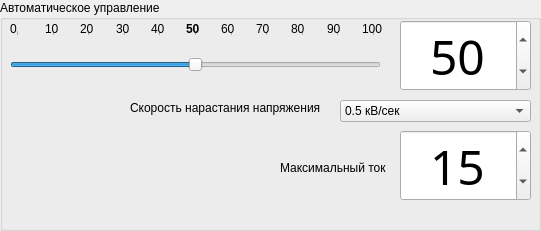
     <widget class="QGroupBox" name="AutoControl">
      <property name="geometry">
       <rect>
        <x>580</x>
        <y>12</y>
        <width>541</width>
        <height>231</height>
       </rect>
      </property>
      <property name="title">
       <string>Автоматическое управление</string>
      </property>
      <widget class="QSlider" name="AutoVoltageSlider">
       <property name="geometry">
        <rect>
         <x>10</x>
         <y>30</y>
         <width>371</width>
         <height>61</height>
        </rect>
       </property>
       <property name="maximum">
        <number>100</number>
       </property>
       <property name="value">
        <number>50</number>
       </property>
       <property name="orientation">
        <enum>Qt::Horizontal</enum>
       </property>
       <property name="invertedAppearance">
        <bool>false</bool>
       </property>
       <property name="invertedControls">
        <bool>false</bool>
       </property>
       <property name="tickPosition">
        <enum>QSlider::TicksAbove</enum>
       </property>
       <property name="tickInterval">
        <number>10</number>
       </property>
      </widget>
      <widget class="QSpinBox" name="AutoVoltageValue">
       <property name="geometry">
        <rect>
         <x>400</x>
         <y>20</y>
         <width>131</width>
         <height>71</height>
        </rect>
       </property>
       <property name="font">
        <font>
         <family>Seven Segment</family>
         <pointsize>36</pointsize>
        </font>
       </property>
       <property name="alignment">
        <set>Qt::AlignCenter</set>
       </property>
       <property name="readOnly">
        <bool>false</bool>
       </property>
       <property name="minimum">
        <number>0</number>
       </property>
       <property name="maximum">
        <number>100</number>
       </property>
       <property name="singleStep">
        <number>1</number>
       </property>
       <property name="stepType">
        <enum>QAbstractSpinBox::AdaptiveDecimalStepType</enum>
       </property>
       <property name="value">
        <number>50</number>
       </property>
       <property name="displayIntegerBase">
        <number>10</number>
       </property>
      </widget>
      <widget class="QLabel" name="label_25">
       <property name="geometry">
        <rect>
         <x>130</x>
         <y>100</y>
         <width>201</width>
         <height>16</height>
        </rect>
       </property>
       <property name="text">
        <string>Скорость нарастания напряжения</string>
       </property>
      </widget>
      <widget class="QComboBox" name="AutoSpeedBox">
       <property name="geometry">
        <rect>
         <x>340</x>
         <y>100</y>
         <width>191</width>
         <height>22</height>
        </rect>
       </property>
       <item>
        <property name="text">
         <string>0.5 кВ/сек</string>
        </property>
       </item>
       <item>
        <property name="text">
         <string>1 кВ/сек</string>
        </property>
       </item>
       <item>
        <property name="text">
         <string>2кВ/сек</string>
        </property>
       </item>
      </widget>
      <widget class="QWidget" name="layoutWidget">
       <property name="geometry">
        <rect>
         <x>10</x>
         <y>20</y>
         <width>381</width>
         <height>18</height>
        </rect>
       </property>
       <layout class="QHBoxLayout" name="horizontalLayout">
        <item>
         <widget class="QLabel" name="label_14">
          <property name="text">
           <string>0</string>
          </property>
         </widget>
        </item>
        <item>
         <widget class="QLabel" name="label_15">
          <property name="text">
           <string>10</string>
          </property>
         </widget>
        </item>
        <item>
         <widget class="QLabel" name="label_16">
          <property name="text">
           <string>20</string>
          </property>
         </widget>
        </item>
        <item>
         <widget class="QLabel" name="label_17">
          <property name="text">
           <string>30</string>
          </property>
         </widget>
        </item>
        <item>
         <widget class="QLabel" name="label_18">
          <property name="text">
           <string>40</string>
          </property>
         </widget>
        </item>
        <item>
         <widget class="QLabel" name="label_19">
          <property name="font">
           <font>
            <bold>true</bold>
           </font>
          </property>
          <property name="text">
           <string>50</string>
          </property>
         </widget>
        </item>
        <item>
         <widget class="QLabel" name="label_20">
          <property name="text">
           <string>60</string>
          </property>
         </widget>
        </item>
        <item>
         <widget class="QLabel" name="label_21">
          <property name="text">
           <string>70</string>
          </property>
         </widget>
        </item>
        <item>
         <widget class="QLabel" name="label_22">
          <property name="text">
           <string>80</string>
          </property>
         </widget>
        </item>
        <item>
         <widget class="QLabel" name="label_23">
          <property name="text">
           <string>90</string>
          </property>
         </widget>
        </item>
        <item>
         <widget class="QLabel" name="label_24">
          <property name="text">
           <string>100</string>
          </property>
         </widget>
        </item>
       </layout>
      </widget>
      <widget class="QLabel" name="label_30">
       <property name="geometry">
        <rect>
         <x>280</x>
         <y>160</y>
         <width>111</width>
         <height>16</height>
        </rect>
       </property>
       <property name="text">
        <string>Максимальный ток</string>
       </property>
      </widget>
      <widget class="QSpinBox" name="AutoCurValue">
       <property name="geometry">
        <rect>
         <x>400</x>
         <y>130</y>
         <width>131</width>
         <height>71</height>
        </rect>
       </property>
       <property name="font">
        <font>
         <family>Seven Segment</family>
         <pointsize>36</pointsize>
        </font>
       </property>
       <property name="alignment">
        <set>Qt::AlignCenter</set>
       </property>
       <property name="readOnly">
        <bool>false</bool>
       </property>
       <property name="minimum">
        <number>0</number>
       </property>
       <property name="maximum">
        <number>200</number>
       </property>
       <property name="singleStep">
        <number>1</number>
       </property>
       <property name="stepType">
        <enum>QAbstractSpinBox::AdaptiveDecimalStepType</enum>
       </property>
       <property name="value">
        <number>15</number>
       </property>
       <property name="displayIntegerBase">
        <number>10</number>
       </property>
      </widget>
     </widget>
